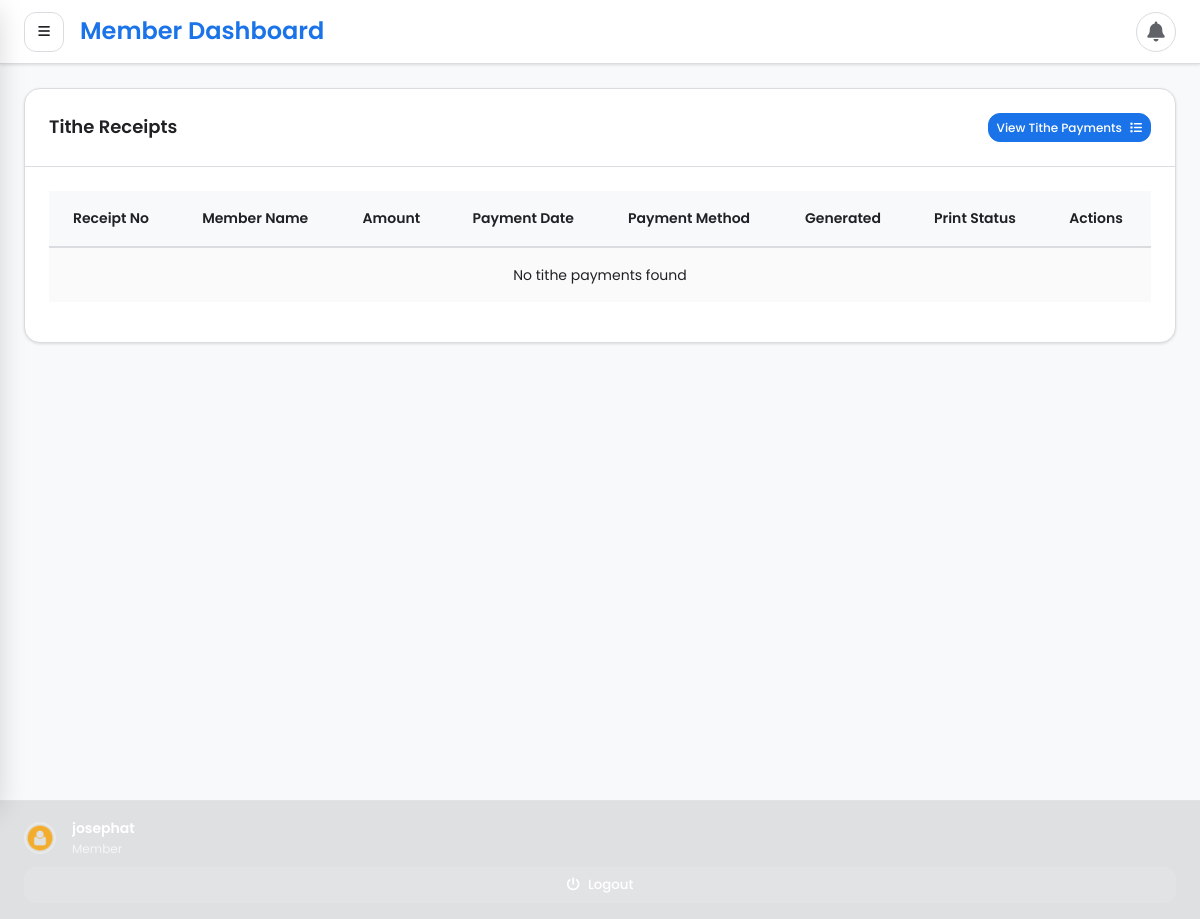
Before: /tithe/receipt/list/ (signed in) with the older database file.
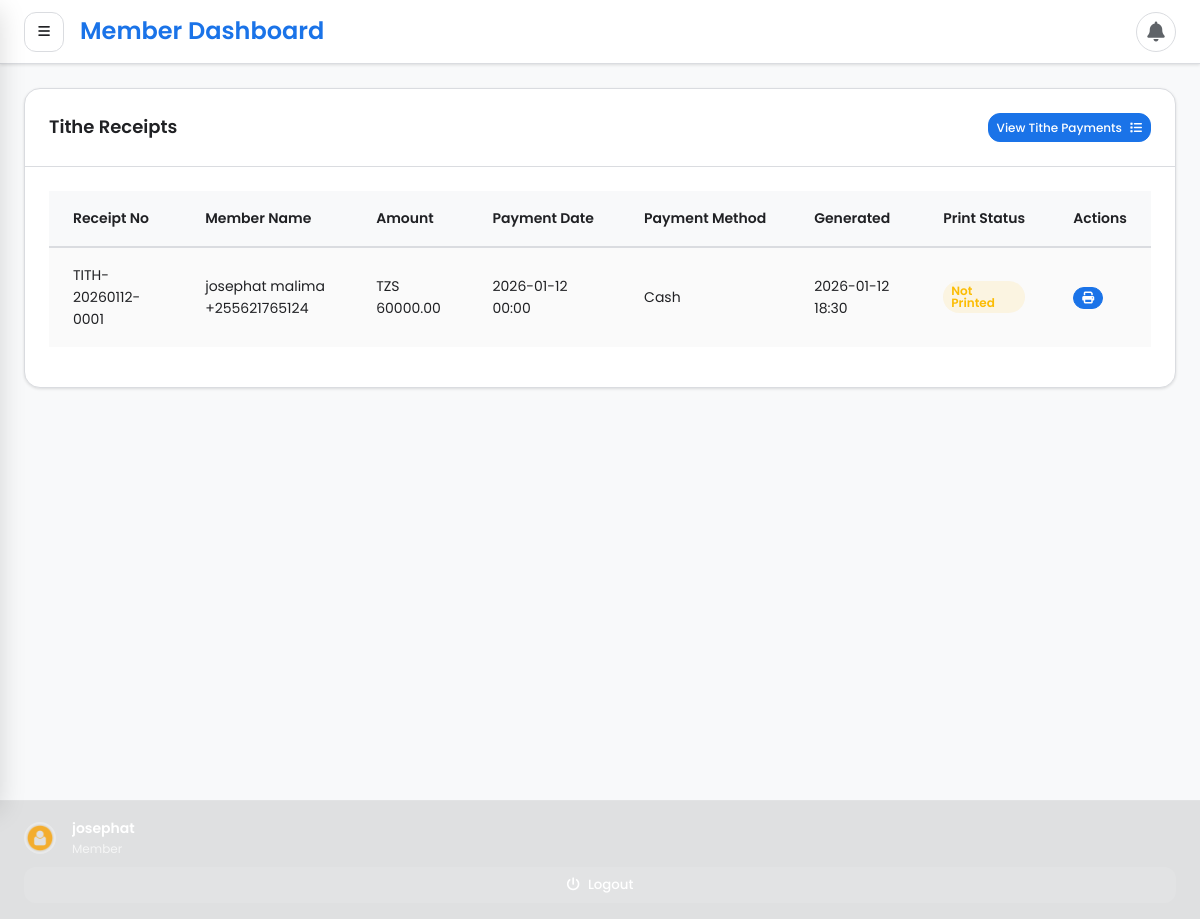
After: the same page with the newer database file.
### users/models.py (models this page shows, shortened)
class User(AbstractBaseUser, PermissionsMixin):
    roles =[
        ('admin','Admin'),
        ('Chairperson','Chairperson'),
        ('Secretary','Secretary'),
        ('Accountant','Accountant'),
        ('Member','Member'),
    ]
    username = models.CharField(max_length=255, blank=True, unique=True)
    email = models.EmailField(max_length=255, unique=True, null=True, blank=True)
    firstname = models.CharField(max_length=30, null=True, blank=True)
    lastname = models.CharField(max_length=30, null=True, blank=True)
    is_active = models.BooleanField(default=True)
    roles = models.CharField(max_length=50, choices=roles, default='Member')
    date_joined = models.DateTimeField(default=timezone.now)
    is_staff = models.BooleanField(default=False)
    is_verified = models.BooleanField(default=False)
    phone = models.CharField(max_length=15, blank=True, null=True)
    force_password_change = models.BooleanField(default=True)
    objects = ManagerUser()
    USERNAME_FIELD = 'username' # primary identifier for django auth
    REQUIRED_FIELDS = []     # required when creating superuser

### tithe/models.py (models this page shows, shortened)
class TithePayment(models.Model):
    PAYMENT_STATUS_CHOICES = [
        ('cash', 'Cash'),
        ('bank', 'Bank'),
    ]
    sms_sent = models.BooleanField(default=False)
    sms_sent_at = models.DateTimeField(null=True, blank=True)
    sms_message_id = models.CharField(max_length=100, blank=True, null=True)
    sms_failure_count = models.IntegerField(default=0)
    last_sms_error = models.TextField(blank=True, null=True)
    date = models.DateTimeField(default=timezone.now, verbose_name='Invoice Date')
    name = models.ForeignKey(Member, verbose_name="Member", on_delete=models.CASCADE)  # Direct reference
    contact_number = models.CharField(max_length=13)
    amount = models.DecimalField(max_digits=10, decimal_places=2)
    status = models.CharField(
        max_length=50,
        choices=PAYMENT_STATUS_CHOICES,
        default='cash'
    )

class TitheReceipt(models.Model):
    tithe_payment = models.OneToOneField(
        'TithePayment',
        on_delete=models.CASCADE,
        related_name='receipt'
    )
    receipt_number = models.CharField(max_length=50, unique=True, editable=False)
    generated_at = models.DateTimeField(auto_now_add=True)
    generated_by = models.CharField(max_length=255, blank=True, null=True)
    is_printed = models.BooleanField(default=False)
    printed_at = models.DateTimeField(blank=True, null=True)
    print_attempts = models.IntegerField(default=0)
    last_print_error = models.TextField(blank=True, null=True)
    church_name = models.CharField(max_length=255, default="Your Church Name")
    church_address = models.TextField(default="Your Church Address")
    church_phone = models.CharField(max_length=20, default="+255 XXX XXX XXX")
    class Meta:
        ordering = ['-generated_at']
        verbose_name = "Tithe Receipt"
        verbose_name_plural = "Tithe Receipts"

### member/models.py (models this page shows, shortened)
class Member(models.Model):
    name = models.CharField(max_length=255)
    code = models.TextField(help_text="001PT", null= True)
    active = models.BooleanField(default= True)
    shepherd = models.ForeignKey(Community, on_delete=models.CASCADE, null=True, blank=True)
    ministry = models.ForeignKey(Ministry, on_delete=models.CASCADE, null=True, blank=True)
    telephone =PhoneNumberField(max_length=255, null=True, help_text=' Eg. +255 ')
    location = models.CharField(max_length=255)
    fathers_name = models.CharField(max_length=255, null=True, blank=True)
    mothers_name = models.CharField(max_length=255, null=True, blank=True)
    guardians_name = models.CharField(max_length=255, null=True, blank=True)
    new_believer_school = models.BooleanField()
    pays_tithe = models.BooleanField(default=False)
    working = models.BooleanField(default=False)
    schooling = models.BooleanField(default=False)
    picture = models.ImageField(upload_to=upload_image_path, null=True, blank=True)
    transfered = models.BooleanField(max_length=250, blank=True, null= True)
    transfer_update = models.CharField(max_length=250, null=True, blank=True)
    objects = MemberManager()
    def __str__(self):
        return f'{self.name} {self.telephone}'

### tithe/views.py (the view)
# urls.py: path('receipt/list/', views.receipt_list, name='receipt_list'),
@login_required
def receipt_list(request):
    template = "tithepayment/receipt_list.html"
    if request.GET.get('ajax_counts') or request.headers.get('X-Requested-With') == 'XMLHttpRequest':
        unprinted_count = TitheReceipt.objects.filter(is_printed=False).count()
        return JsonResponse({
            'unprinted_count': unprinted_count,
            'total_receipts': TitheReceipt.objects.count()
        })
    payments = TithePayment.objects.all().order_by('-date')
    show_unprinted = request.GET.get('show_unprinted')
    if show_unprinted:
        payments = payments.filter(receipt__is_printed=False)
    for payment in payments:
        payment.has_receipt = hasattr(payment, 'receipt')
        if payment.has_receipt:
            payment.receipt_data = payment.receipt
    unprinted_count = TitheReceipt.objects.filter(is_printed=False).count()
    total_receipts = TitheReceipt.objects.count()
    context = {
        "payments": payments,
        "receipts_active": "active",
        "unprinted_count": unprinted_count,
        "total_receipts": total_receipts,
        "show_unprinted": bool(show_unprinted),
    }
    return render(request, template, context)

### templates/tithepayment/receipt_list.html
{% extends 'base.html' %}
{% block content %}
<div class="dashboard-wrapper">
    <div class="container-fluid dashboard-content">
        <div class="col-xl-12 col-lg-12 col-md-12 col-sm-12 col-12">
            <div class="card">
                <h5 class="card-header">Tithe Receipts
                    <a href="{% url 'tithepayment:tithepayment_list' %}" class="btn btn-sm btn-primary shadow float-right text-light">
                        View Tithe Payments <i class="fa fa-list ml-2"></i>
                    </a>
                </h5>
                <div class="card-body">
                    <div class="table-responsive">
                        <table class="table table-striped table-bordered first">
                            <thead>
                                <tr>
                                    <th>Receipt No</th>
                                    <th>Member Name</th>
                                    <th>Amount</th>
                                    <th>Payment Date</th>
                                    <th>Payment Method</th>
                                    <th>Generated</th>
                                    <th>Print Status</th>
                                    <th>Actions</th>
                                </tr>
                            </thead>
                            <tbody>
                            {% for payment in payments %}
                                <tr>
                                    <td>
                                        {% if payment.has_receipt %}
                                            {{ payment.receipt_data.receipt_number }}
                                        {% else %}
                                            <span class="text-muted">No receipt</span>
                                        {% endif %}
                                    </td>
                                    <td>{{ payment.name }}</td>
                                    <td>TZS {{ payment.amount|floatformat:2 }}</td>
                                    <td>{{ payment.date|date:"Y-m-d H:i" }}</td>
                                    <td>{{ payment.get_status_display }}</td>
                                    <td>
                                        {% if payment.has_receipt %}
                                            {{ payment.receipt_data.generated_at|date:"Y-m-d H:i" }}
                                        {% else %}
                                            <span class="text-muted">-</span>
                                        {% endif %}
                                    </td>
                                    <td>
                                        {% if payment.has_receipt %}
                                            {% if payment.receipt_data.is_printed %}
                                                <span class="badge badge-success">Printed</span>
                                            {% else %}
                                                <span class="badge badge-warning">Not Printed</span>
                                            {% endif %}
                                        {% else %}
                                            <span class="badge badge-secondary">No Receipt</span>
                                        {% endif %}
                                    </td>
                                    <td>
                                        <div class="btn-group">
                                            {% if payment.has_receipt %}
                                                <a href="{% url 'tithepayment:print_receipt' payment.receipt_data.id %}"
                                                   class="btn btn-sm btn-primary" title="Print Receipt">
                                                    <i class="fa fa-print"></i>
                                                </a>
                                            {% else %}
                                                <a href="{% url 'tithepayment:auto_generate_receipt' payment.id %}"
                                                   class="btn btn-sm btn-success" title="Generate Receipt">
                                                    <i class="fa fa-receipt"></i>
                                                </a>
                                            {% endif %}
                                        </div>
                                    </td>
                                </tr>
                            {% empty %}
                                <tr>
                                    <td colspan="8" class="text-center">No tithe payments found</td>
                                </tr>
                            {% endfor %}
                            </tbody>
                        </table>
                    </div>
                </div>
            </div>
        </div>
    </div>
</div>
{% endblock %}

### templates/base.html (shortened to what this page needs)
{% load static %}
<!DOCTYPE html>
<html lang="en">
  <head>
    <link href="https://cdnjs.cloudflare.com/ajax/libs/font-awesome/6.4.0/css/all.min.css" rel="stylesheet" />
  </head>
<body>
    {% if user.is_authenticated %}
    <div class="app-container">
          </div>
          <div class="sidebar-footer">
            <div class="user-info">
              <div class="user-avatar-sm">
                <img src="{% if profile and profile.picture %}{{ profile.picture.url }}{% else %}{% static 'assets/images/avatar01.png' %}{% endif %}" alt="{{ user.username }}" />
              </div>
              <div class="user-details">
                <div class="user-name">
                  {{ user.get_full_name|default:user.username }}
                </div>
                <div class="user-role">
                  {% if user.is_superuser %}Administrator
                  {% elif user.roles == 'Accountant' %}Accountant
                  {% elif user.roles == 'Admin' %} Admin
                  {% elif user.is_staff %}Staff
                  {% else %}Member {% endif %}
                </div>
              </div>
            </div>
            <button class="logout-btn" id="sidebarLogoutBtn">
              <i class="fas fa-power-off"></i>
              <span>Logout</span>
            </button>
          </div>
      <header class="app-header">
        <div class="header-left">
          <button class="menu-toggle" id="menuToggle">
            <i class="fas fa-bars"></i>
          </button>
          <h3 style="font-weight: 600; color: var(--primary)">
            {% if user.is_superuser %}Admin Dashboard
            {% elif user.groups.all.0.name == 'Accountant' %}Dashboard
            {% else %}Member Dashboard {% endif %}
          </h3>
        </div>
        <div class="header-right">
          <div class="notification-dropdown">
            <button class="notification-btn" id="notificationBtn">
              <i class="fas fa-bell"></i>
            </button>
      </header>
      <main class="main-content">
        {% block content %}{% endblock content %}
      </main>
    {% else %}
    <script>
      window.location.href = "{% url '_login' %}";
    </script>
    {% endif %}
  </body>
</html>

Changed rows visible on the page:
added TithePayment: receipt_data.receipt_number "TITH-20260112-0001", name "josephat malima +255621765124", amount "60000.00", date "2026-01-12 00:00", status "Cash", receipt_data.generated_at "2026-01-12 18:30", shows "Not Printed"
Other visible differences:
text no longer shown: "No tithe payments found"
